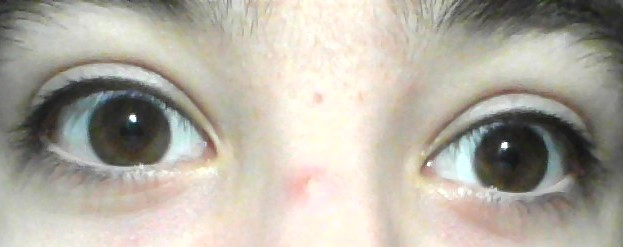
#> input picture kaderiris.jpeg, 623 x 247 px
$ jupyter execute segmentation.ipynb   (shell and % lines are left out)   (older library calls are emulated)
#> lines starting #> are read from the running program, lines starting #| are printed output that depends on the picture; after the words box and inside, x2 and y2 are one past the last pixel; in counts of white or black regions, pixels touching at a corner belong together
[cell 1]
import cv2
import numpy as np
import matplotlib.pyplot as plt

[cell 2]
kader_eye=cv2.imread('kaderiris.jpeg')
#> kader_eye is the input picture: shape (247, 623, 3); mean B, G, R 163.3, 174.2, 179.1
kader_eye= cv2.cvtColor(kader_eye, cv2.COLOR_BGR2GRAY)
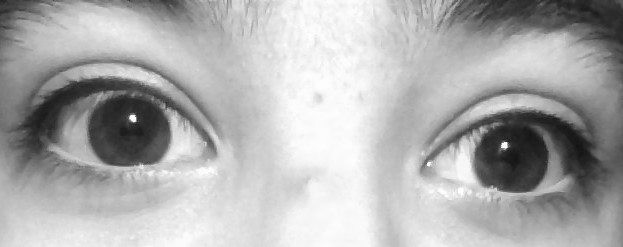
#> kader_eye: shape (247, 623); min 19, max 255, mean 174.4
plt.imshow(kader_eye,cmap='gray')

[cell 3]
eye_cascade = cv2.CascadeClassifier('../DATA/haarcascades/haarcascade_eye.xml')
def detect_eye(img):
    face_img=img.copy()
    eyes=eye_cascade.detectMultiScale(face_img,scaleFactor=1.055,minNeighbors=7)
#> eyes = [[274, 157, 57, 57], [423, 72, 161, 161], [27, 47, 166, 166]]

    for(x,y,w,h) in eyes:
        cv2.rectangle(face_img,(x,y),(x+w,y+h),(255,255,255),10)
        print (x,(x+w),y,(y+h))
#> this loop made 3 passes
#| 274 331 157 214
#| 423 584 72 233
#| 27 193 47 213
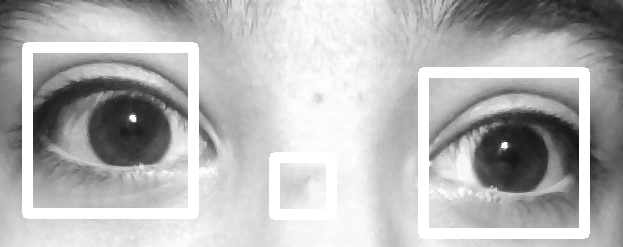
#> face_img: shape (247, 623); 10.9% of pixels changed, all inside (x1, y1, x2, y2) = (22, 42, 590, 239)
    return face_img

result=detect_eye(kader_eye)
plt.imshow(result,cmap='gray')

[cell 4]
right_eye=kader_eye[72:233,432:584]
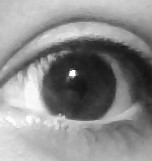
#> right_eye: shape (161, 152); min 19, max 255, mean 139.7
plt.imshow(right_eye,cmap='gray')

[cell 5]
ret,thresh= cv2.threshold(right_eye, 70, 255, cv2.THRESH_BINARY_INV)
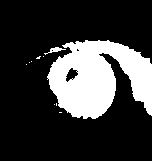
#> thresh: shape (161, 152); 22.5% white; 10 white regions (8 under 20 px), largest, box (x1, y1, x2, y2) and area: (47, 40, 152, 119) 5440, (44, 47, 66, 55) 58
plt.imshow(thresh,cmap='gray')
kernel = np.ones((7,7),np.uint8)
morp= cv2.morphologyEx(thresh, cv2.MORPH_OPEN,kernel)
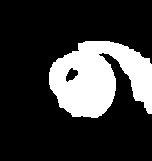
#> morp: shape (161, 152); 21.6% white; 1 white region
plt.imshow(morp,cmap='gray')
target = cv2.cvtColor(right_eye.copy(), cv2.COLOR_GRAY2BGR)
temp = target.copy()
image, contours, hierarchy = cv2.findContours(morp.copy(), cv2.RETR_TREE, cv2.CHAIN_APPROX_SIMPLE)
#> contours = 2 contours; box (x1, y1, x2, y2) and area: (49, 41, 152, 118) 5186, (65, 67, 79, 83) 118
cv2.drawContours(temp,contours,-1,(0,255,0),3)
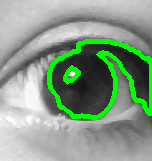
#> temp: shape (161, 152, 3); mean B, G, R 134.2, 155.5, 134.2
plt.imshow(temp)

[cell 6]
circles = cv2.HoughCircles(thresh, cv2.HOUGH_GRADIENT, 1, minDist=150, param1=100, param2=10, minRadius=20)
#> circles = [[80.5, 83.5, 34.8]]
# Draw circles
if circles is not None:
    circles = np.round(circles[0, :]).astype("int")
#> circles = [[80, 84, 35]]
    for (x,y,r) in circles:
        cv2.circle(right_eye, (x,y), r, (0,255,0), 3)
#> this loop made 1 pass
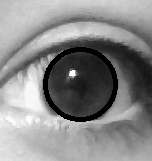
#> right_eye: shape (161, 152); 4.48% of pixels changed, all inside (x1, y1, x2, y2) = (43, 47, 118, 122)

cv2.imshow('image', right_eye)
cv2.waitKey()
#> Out = 27
